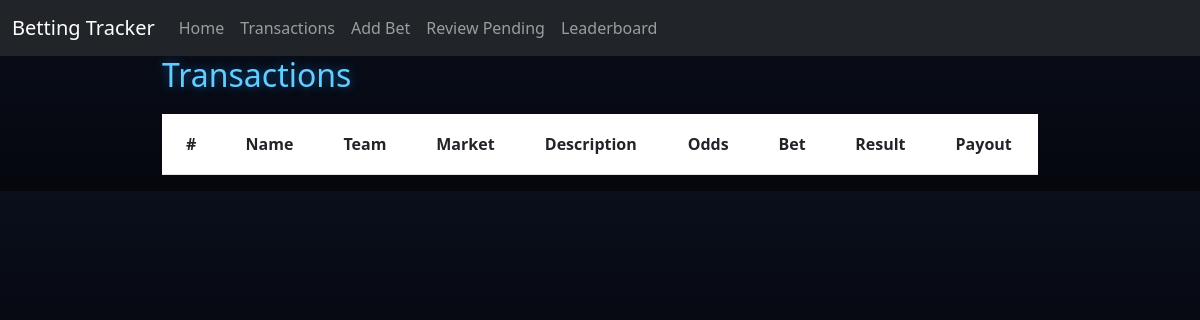
/review, run on an earlier commit of the app's database.
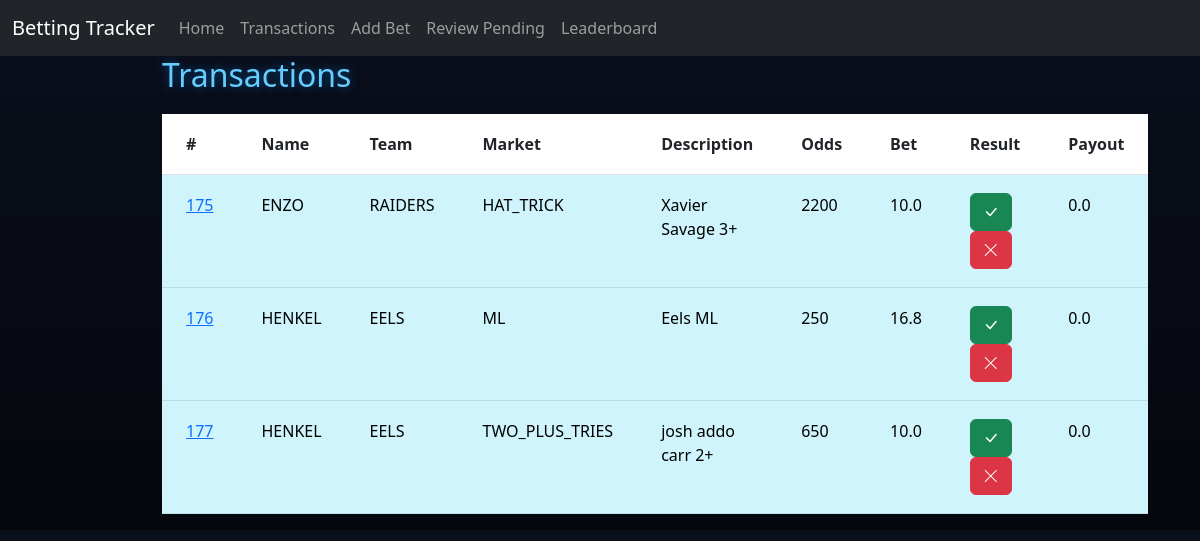
And on a later commit of the database.
### tables this page shows
CREATE TABLE Transactions (
                            ID INTEGER PRIMARY KEY AUTOINCREMENT,
                            PlayerID INTEGER,
                            Team TEXT,
                            BetType TEXT,
                            Description TEXT,
                            Odds INTEGER,
                            AmountBet REAL,
                            Status TEXT,
                            AmountWon REAL,
                            FOREIGN KEY(PlayerID) REFERENCES Players(ID)
                        );

CREATE TABLE Players (
                        ID INTEGER PRIMARY KEY AUTOINCREMENT,
                        Name TEXT,
                        BetsPlaced INTEGER,
                        SuccessRate REAL,
                        Bank REAL
                    );

### app.py (the view, shortened to what this page needs)
@app.route("/review", methods=["GET", "POST"])
def review():
    db = get_db(DB)
    pending = db.execute("""
        SELECT Transactions.*, Players.Name
        FROM Transactions
        JOIN Players ON Players.ID = Transactions.PlayerID
        WHERE Status = 'Pending'
    """).fetchall()
    return render_template("review.html", transactions=pending)

### app.py (called while the page is built)
def get_db(DB):
    try:
        db = sqlite3.connect(DB)
        return db
    except sqlite3.Error as e:
        print(f"Error opening database: {e}")
        return None

### templates/review.html (shortened to what this page needs)
{% extends "base.html" %}
{% block content %}
<h2>Transactions</h2>
<table class="table transaction-table">
    <tr>
        <th>#</th>
        <th>Name</th>
        <th>Team</th>
        <th>Market</th>
        <th>Description</th>
        <th>Odds</th>
        <th>Bet</th>
        <th>Result</th>
        <th>Payout</th>
    </tr>
    {% for p in transactions %}
    <tr class="table-info">
        <td>
            <a href="{{ url_for('deleted', id=p[0]) }}">
                {{ p[0] }}
            </a>
        </td>
        <td>{{ p[9] }}</td>
        <td>{{ p[2] }}</td>
        <td>{{ p[3] }}</td>
        <td>{{ p[4] }}</td>
        <td>{{ p[5] }}</td>
        <td>{{ p[6] }}</td>
        <td>
            <form method="POST" action="{{ url_for('review') }}" style="display:inline;">
                <button class="btn btn-success">
                    <i class="bi bi-check-lg"></i>
                </button>
            </form>
            <form method="POST" action="{{ url_for('review') }}" style="display:inline;">
                <button class="btn btn-danger">
                    <i class="bi bi-x-lg"></i>
                </button>
            </form>
        </td>
        <td>{{ p[8] }}</td>
    </tr>
    {% endfor %}
</table>
{% endblock %}

### templates/base.html (shortened to what this page needs)
<!DOCTYPE html>
<html lang="en">
<head>
<link href="https://cdn.jsdelivr.net/npm/bootstrap@5.3.0/dist/css/bootstrap.min.css" rel="stylesheet">
<link rel="stylesheet" href="https://cdn.jsdelivr.net/npm/bootstrap-icons@1.11.1/font/bootstrap-icons.css">
</head>
<body>
<nav class="navbar navbar-expand-lg navbar-dark bg-dark">
    <div class="container-fluid">
        <a class="navbar-brand" href="/">Betting Tracker</a>
    <div class="collapse navbar-collapse">
        <ul class="navbar-nav me-auto mb-2 mb-lg-0">
            <li class="nav-item">
                <a class="nav-link" href="/">Home</a>
            </li>
            <li class="nav-item">
                <a class="nav-link" href="/transactions">Transactions</a>
            </li>
            <li class="nav-item">
                <a class="nav-link" href="/add">Add Bet</a>
            </li>
            <li class="nav-item">
                <a class="nav-link" href="/review">Review Pending</a>
            </li>
            <li class="nav-item">
                <a class="nav-link" href="/leaderboard">Leaderboard</a>
            </li>
        </ul>
    </div>
</div>
</nav>
<div class="container">
    {% block content %}
    {% endblock %}
</div>
</body>
</html>

### templates/base.html (style rules this page uses)
body { background: linear-gradient(to bottom, #0a0f1c, #05070d); color: white; font-family: 'Segoe UI', Tahoma, Geneva, Verdana, sans-serif; }
.container { max-width: 900px; }
h2 { margin-bottom: 20px; color: #66ccff; text-shadow: 0 0 10px rgba(0, 150, 255, 0.5); }
.transaction-table th, .transaction-table td { padding: 18px 24px; }

What changed in the data, as far as the page shows it:
added Transactions: ID "175", Name "ENZO", Team "RAIDERS", BetType "HAT_TRICK", Description "Xavier Savage 3+", Odds "2200", AmountBet "10.0", AmountWon "0.0"
added Transactions: ID "176", Name "HENKEL", Team "EELS", BetType "ML", Description "Eels ML", Odds "250", AmountBet "16.8", AmountWon "0.0"
added Transactions: ID "177", Name "HENKEL", Team "EELS", BetType "TWO_PLUS_TRIES", Description "josh addo carr 2+", Odds "650", AmountBet "10.0", AmountWon "0.0"
